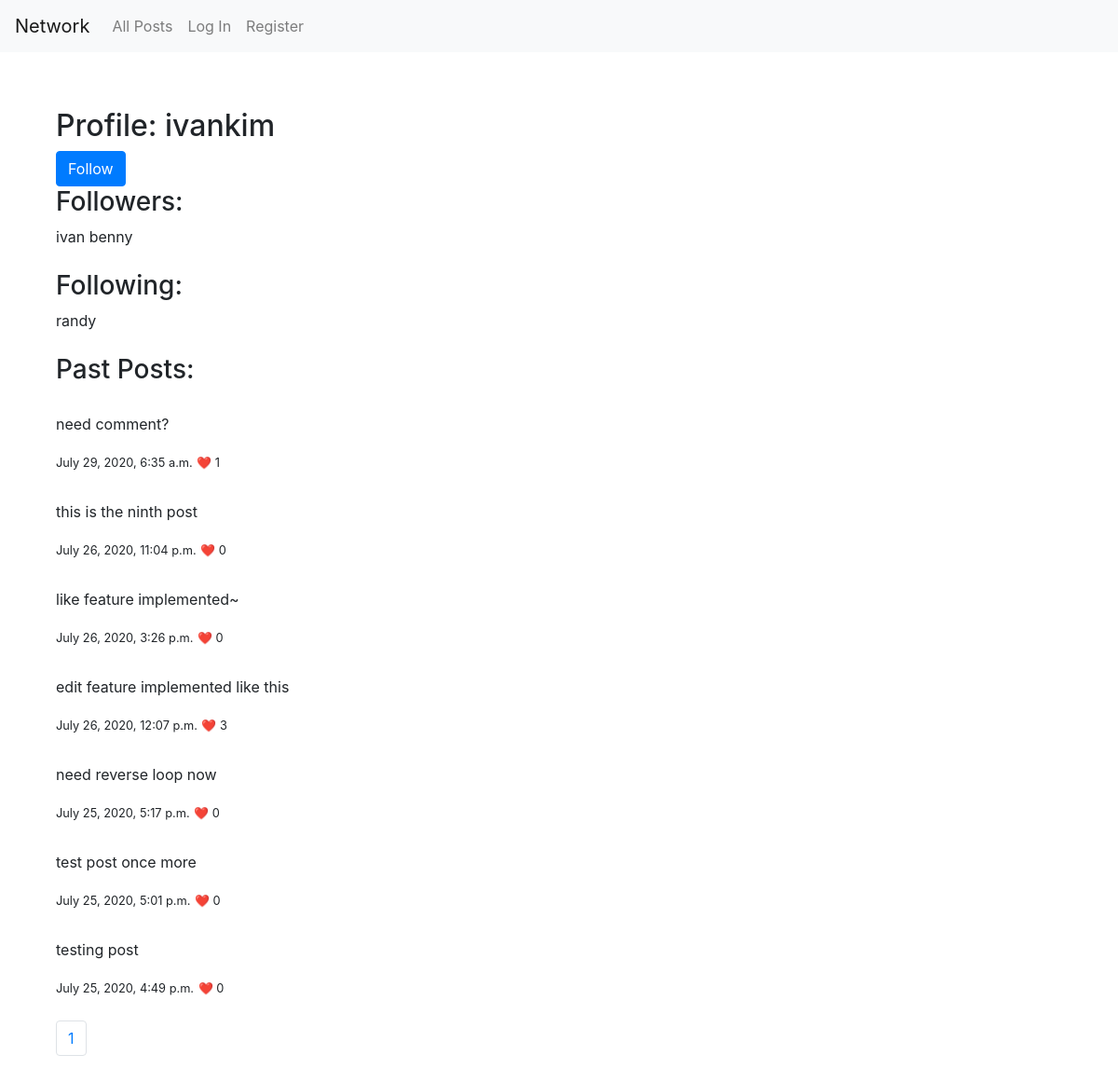
/ivankim, run on the app's committed database.
### network/models.py (models this page shows)
class User(AbstractUser):
    followers = models.ManyToManyField("self", blank=True, related_name="followings", symmetrical=False)

class Post(models.Model):
    op = models.ForeignKey(User, on_delete=models.CASCADE, related_name="posts")
    body = models.CharField(max_length=256)
    timestamp = models.DateTimeField(default=timezone.now)
    comments = models.ManyToManyField(Comment, related_name="commentedPosts", blank=True)
    likes = models.ManyToManyField(User, related_name="likedPosts", blank=True)

### network/views.py (the view)
# urls.py: path("<str:username>", views.profile, name="profile"),
def profile(request, username):
    profileuser = User.objects.get(username=username)
    posts = list(reversed(profileuser.posts.all()))
    return render(request, "network/profile.html", {"profileuser": profileuser, "posts": paginate(request, posts)})

### network/views.py (called while the page is built)
def paginate(request, posts):
    paginator = Paginator(posts, 10)
    page_number = request.GET.get('page')
    return paginator.get_page(page_number)

### network/templates/network/profile.html (shortened to what this page needs)
{% extends "network/layout.html" %} {% load static %}
{% block body %}
<h2 id="{{profileuser.username}}">Profile: {{profileuser.username}}</h2>
{% if user != profileuser%}
<button id="follow" class="btn btn-primary">
  {% if user not in profileuser.followers.all %}
  Follow
  {% else %}
  Unfollow
  {% endif %}
</button>
<br />
{% endif %}
<h3>Followers:</h3>
<div id="followers">
  {% for follower in profileuser.followers.all %}
  {{follower}}
  {% empty %}
  No followers.
  {% endfor %}
</div>
<br />
<h3>Following:</h3>
<div id="followings">
  {% for following in profileuser.followings.all %}
  {{following}}
  {% empty %}
  No followings.
  {% endfor %}
</div>
<br />
<h3>Past Posts:</h3>
{% for post in posts %}
<div class="post">
  <p>{{post.body}}</p>
  <small>{{post.timestamp}}</small>
  <small>❤️ {{post.likes.count}}</small>
</div>
{% empty %}
No posts.
{% endfor %}
{% endblock %}

### network/static/network/styles.css (style rules this page uses)
.post { margin-top: 30px; }

### data on the page
User: username "ivankim"
User: username "ivan"
User: username "benny"
User: username "randy"
Post: body "need comment?", timestamp "July 29, 2020, 6:35 a.m.", likes.count "1"
Post: body "this is the ninth post", timestamp "July 26, 2020, 11:04 p.m.", likes.count "0"
Post: body "like feature implemented~", timestamp "July 26, 2020, 3:26 p.m.", likes.count "0"
Post: body "edit feature implemented like this", timestamp "July 26, 2020, 12:07 p.m.", likes.count "3"
Post: body "need reverse loop now", timestamp "July 25, 2020, 5:17 p.m.", likes.count "0"
Post: body "test post once more", timestamp "July 25, 2020, 5:01 p.m.", likes.count "0"
Post: body "testing post", timestamp "July 25, 2020, 4:49 p.m.", likes.count "0"

### other printed values
{{ page }} "1"
